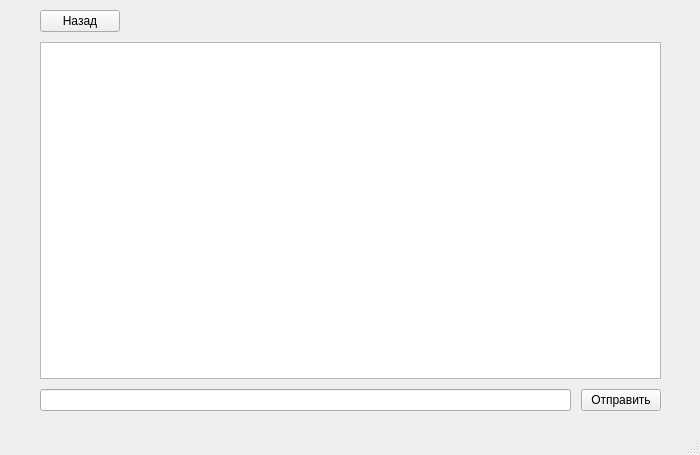
<?xml version="1.0" encoding="UTF-8"?>
<ui version="4.0">
 <class>Chat</class>
 <widget class="QMainWindow" name="Chat">
  <property name="geometry">
   <rect>
    <x>0</x>
    <y>0</y>
    <width>700</width>
    <height>455</height>
   </rect>
  </property>
  <property name="minimumSize">
   <size>
    <width>700</width>
    <height>450</height>
   </size>
  </property>
  <property name="windowTitle">
   <string>MainWindow</string>
  </property>
  <widget class="QWidget" name="centralwidget">
   <widget class="QWidget" name="gridLayoutWidget">
    <property name="geometry">
     <rect>
      <x>30</x>
      <y>0</y>
      <width>641</width>
      <height>421</height>
     </rect>
    </property>
    <layout class="QGridLayout" name="chatLayout">
     <property name="leftMargin">
      <number>10</number>
     </property>
     <property name="topMargin">
      <number>10</number>
     </property>
     <property name="rightMargin">
      <number>10</number>
     </property>
     <property name="bottomMargin">
      <number>10</number>
     </property>
     <property name="spacing">
      <number>10</number>
     </property>
     <item row="2" column="2">
      <widget class="QPushButton" name="sendButton">
       <property name="sizePolicy">
        <sizepolicy hsizetype="Maximum" vsizetype="Fixed">
         <horstretch>0</horstretch>
         <verstretch>0</verstretch>
        </sizepolicy>
       </property>
       <property name="text">
        <string>Отправить</string>
       </property>
      </widget>
     </item>
     <item row="0" column="0">
      <widget class="QPushButton" name="backFromChatButton">
       <property name="sizePolicy">
        <sizepolicy hsizetype="Maximum" vsizetype="Fixed">
         <horstretch>0</horstretch>
         <verstretch>0</verstretch>
        </sizepolicy>
       </property>
       <property name="text">
        <string>Назад</string>
       </property>
      </widget>
     </item>
     <item row="0" column="1" colspan="2">
      <widget class="QLabel" name="info">
       <property name="text">
        <string/>
       </property>
      </widget>
     </item>
     <item row="2" column="0" colspan="2">
      <widget class="QLineEdit" name="inputMessage"/>
     </item>
     <item row="1" column="0" colspan="3">
      <widget class="QTextEdit" name="chatField">
       <property name="frameShadow">
        <enum>QFrame::Sunken</enum>
       </property>
       <property name="verticalScrollBarPolicy">
        <enum>Qt::ScrollBarAsNeeded</enum>
       </property>
       <property name="documentTitle">
        <string/>
       </property>
       <property name="readOnly">
        <bool>true</bool>
       </property>
       <property name="html">
        <string>&lt;!DOCTYPE HTML PUBLIC &quot;-//W3C//DTD HTML 4.0//EN&quot; &quot;http://www.w3.org/TR/REC-html40/strict.dtd&quot;&gt;
&lt;html&gt;&lt;head&gt;&lt;meta name=&quot;qrichtext&quot; content=&quot;1&quot; /&gt;&lt;style type=&quot;text/css&quot;&gt;
p, li { white-space: pre-wrap; }
&lt;/style&gt;&lt;/head&gt;&lt;body style=&quot; font-family:'MS Shell Dlg 2'; font-size:8.25pt; font-weight:400; font-style:normal;&quot;&gt;
&lt;p style=&quot;-qt-paragraph-type:empty; margin-top:0px; margin-bottom:0px; margin-left:0px; margin-right:0px; -qt-block-indent:0; text-indent:0px;&quot;&gt;&lt;br /&gt;&lt;/p&gt;&lt;/body&gt;&lt;/html&gt;</string>
       </property>
      </widget>
     </item>
    </layout>
   </widget>
  </widget>
  <widget class="QStatusBar" name="statusbar"/>
 </widget>
 <resources/>
 <connections/>
</ui>
